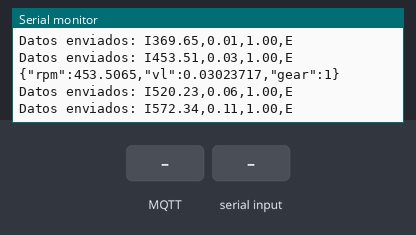
The program below on a simulated ESP8266 (NodeMCU). Shown: the last lines printed to the serial monitor. Inputs (shaded band) come from the test bench. WiFi joins after 1.5 s; servers stay silent unless stated; no MQTT or app messages arrive unless stated.

Above: at 2.7 s.
2.8 s: MQTT message "IE" arrives on the first subscribed topic
At 3.07 s:
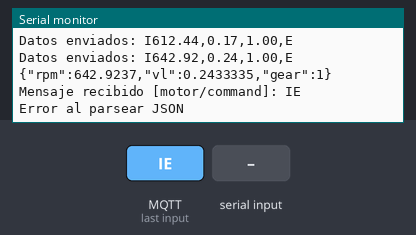
4.4 s: "<S3>E" received over the second serial link
At 4.58 s:
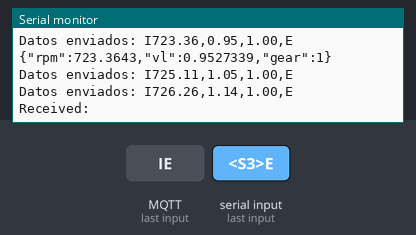
5.9 s: MQTT message "1" arrives on the first subscribed topic
At 6.1 s:
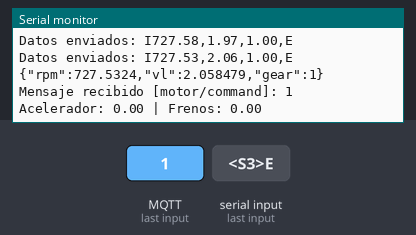
7.4 s: "I90,45,E" received over the second serial link
At 7.61 s:
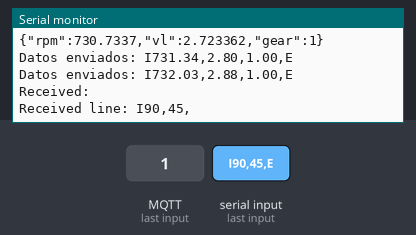
Timing chart, 0 to 9.9 s (numbered marks = the images above; inputs shaded):
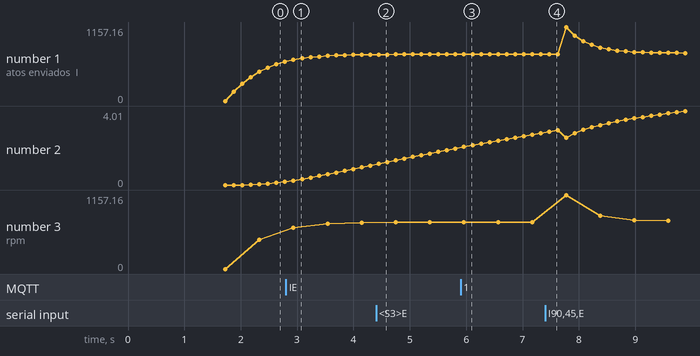

The program:

main.cpp
```cpp
#include <WiFi.h>
#include <PubSubClient.h>
#include <Arduino.h>
#include <ArduinoJson.h>

extern "C" {
#include "EngTrModel.h"
}

#define RXD2 16   // UART2 RX
#define TXD2 17   // UART2 TX

// --- Datos de tu red WiFi ---
// const char* ssid = "Bacalao con jamon";
// const char* password = "123456789";
const char* ssid = "DASC";
const char* password = "44034403";

// --- Datos del Broker Mosquitto en la Raspberry Pi ---

// const char* mqtt_server = "192.168.72.235";
const char* mqtt_server = "192.168.202.251";
const int mqtt_port = 1883; // Puerto estándar de MQTT
const char* mqtt_user = ""; // Si configuraste usuario en Mosquitto
const char* mqtt_password = ""; // Si configuraste contraseña en Mosquitto

// --- Tópico MQTT para publicar ---

const char* publish_topic = "motor/data";
const char* subscribe_topic = "motor/command";


// --- Model Engine ---
float Throttle = 5;
float BrakeTorque = 0;
bool callback_status = false;
float acc = 0;
float brake = 0;

WiFiClient espClient;
PubSubClient client(espClient);
long lastMsg = 0;
long msgInterval = 500; // Intervalo de envío en milisegundos (5 segundos)
long now = millis();

void setup_wifi() {
  delay(10);
  Serial.println();
  Serial.print("Conectando a ");
  Serial.println(ssid);

  WiFi.begin(ssid, password);

  while (WiFi.status() != WL_CONNECTED) {
    delay(500);
    Serial.print(".");
  }

  Serial.println("");
  Serial.println("WiFi conectado");
  Serial.println("Dirección IP: ");
  Serial.println(WiFi.localIP());

}
  void reconnect() {
  while (!client.connected()) {
    Serial.print("Intentando conectar a MQTT...");
    if (client.connect("ESP8266Client", mqtt_user, mqtt_password)) {
      Serial.println("conectado");
      // Puedes suscribirte a tópicos aquí si lo deseas
      client.subscribe("motor/command");
    } else {
      Serial.print("falló, rc=");
      Serial.print(client.state());
      Serial.println(" intentando de nuevo en 5 segundos");
      delay(5000);
    }
  }
}

// MQTT Callback
void callback(char* topic, byte* payload, unsigned int length) {
  Serial.print("Mensaje recibido [");
  Serial.print(topic);
  Serial.print("]: ");

  // Convert to string
  String jsonStr;
  for (unsigned int i = 0; i < length; i++) {
    jsonStr += (char)payload[i];
  }
  Serial.println(jsonStr);

  // Parse JSON
  StaticJsonDocument<200> doc;
  DeserializationError err = deserializeJson(doc, jsonStr);
  if (err) {
    Serial.println("Error al parsear JSON");
    return;
  }

  acc = doc["acceleration"];
  brake = doc["brake"];
  int callback_status_char = doc["callback_status"];
  if(callback_status_char == 1)
    callback_status = true;
  else callback_status = false;

  Serial.printf("Acelerador: %.2f | Frenos: %.2f\n", acc, brake);
}

void process_uart2_input(float &Throttle,float &BrakeTorque) {
  float Throttle_ = -1.0;
  int BrakeTorque_ = -1.0;

  // Read Serial
  if(Serial2.available())
  {
    String line = Serial2.readStringUntil('E');
    line.trim();
    Serial.print("Received: ");
    Serial.println();
    if(line.startsWith("I")) {
      // Scan received string
      if (sscanf(line.c_str(), "I%f,%d,", &Throttle_, &BrakeTorque_) == 2) {
        if(BrakeTorque_ > 0) BrakeTorque = 2000;
        else BrakeTorque = 0;
        Throttle = ((Throttle_ / 40.0f) * 400.0f) + 5;
        // Print received data
        Serial.print("Received line: ");
        Serial.println(line);
      }
    }
  }
}

void send_MQTT(float rpm_, float vl_, float gear_){
  now = millis();

  // MQTT
  if(now - lastMsg > msgInterval){
    StaticJsonDocument<200> jsonDocument;

    jsonDocument["rpm"] = rpm_;
    jsonDocument["vl"] = vl_;
    jsonDocument["gear"] = gear_;

    // Convertir el documento JSON a una cadena
    String jsonString;
    serializeJson(jsonDocument, jsonString);

    lastMsg = now;
    Serial.println(jsonString);
    client.publish("motor/data", jsonString.c_str());
  }
}

void process_uart2_output(float rpm, float vl, float gear){
  // Convert float to int
  int rpm_i = (int)(rpm*100);
  int vl_i = (int)(vl*100);
  int gear_i = (int)(gear);

  //Convet int(data) to string or char
  String rpm_c1 = String(rpm_i / 100);
  String rpm_c2 = String(rpm_i % 100);
  String vl_c1 = String(vl_i / 100);
  String vl_c2 = String(vl_i % 100);
  char gear_c = '0' + gear_i;

  // Send message to STM
  Serial2.write("I"); //Initial message
  for (int i = 0; i < rpm_c1.length(); i++) {
    Serial2.write(rpm_c1[i]);  // envía cada carácter individualmente
  }
  Serial2.write(","); // Its like a point (.)
  for (int i = 0; i < rpm_c2.length(); i++) {
    Serial2.write(rpm_c2[i]);  // envía cada carácter individualmente
  }
  Serial2.write(",");
  for (int i = 0; i < vl_c1.length(); i++) {
    Serial2.write(vl_c1[i]);  // envía cada carácter individualmente
  }
  Serial2.write(","); // Its like a point (.)
  for (int i = 0; i < vl_c2.length(); i++) {
    Serial2.write(vl_c2[i]);  // envía cada carácter individualmente
  }
  Serial2.write(",");
  Serial2.write(gear_c);
  Serial2.write(",");
  Serial2.write("E"); // End message

  // Send confirm to serial USB
  Serial.print("Datos enviados: ");
  Serial.print("I");
  Serial.print(rpm);
  Serial.print(",");
  Serial.print(vl);
  Serial.print(",");
  Serial.print(gear);
  Serial.print(",");
  Serial.println("E");
}

void setup() {
  // Serial initialize
  Serial.begin(115200);
  Serial2.begin(115200, SERIAL_8N1, RXD2, TXD2);
  delay(10);
  // Engine Model initialize
  EngTrModel_initialize();

  // Setup wifi and MQTT
  setup_wifi();
  client.setServer(mqtt_server, mqtt_port);
  client.setCallback(callback);

  Serial.println("ESP32 listo para recibir datos por UART");
}

void loop() {
  Throttle = 5;
  BrakeTorque = 0;

  //MQTT
  if (!client.connected()) {
   reconnect();
  }
  client.loop();

  process_uart2_input(Throttle, BrakeTorque);
  delay(150);

  if(callback_status){
    Throttle = acc;
    BrakeTorque = brake;
  }

   // Motor model process
  EngTrModel_U.Throttle = Throttle;
  EngTrModel_U.BrakeTorque = BrakeTorque;
  EngTrModel_step();

  float rpm = EngTrModel_Y.EngineSpeed;
  float vl = EngTrModel_Y.VehicleSpeed;
  float gear = EngTrModel_Y.Gear;

  process_uart2_output(rpm, vl, gear);

  send_MQTT(rpm, vl, gear);
}
```

EngTrModel.h
```cpp
/*
 * File: EngTrModel.h
 *
 * Code generated for Simulink model 'EngTrModel'.
 *
 * Model version                  : 1.259
 * Simulink Coder version         : 9.2 (R2019b) 18-Jul-2019
 * C/C++ source code generated on : Fri Nov 10 19:18:06 2023
 *
 * Target selection: ert.tlc
 * Embedded hardware selection: 32-bit Generic
 * Code generation objectives: Unspecified
 * Validation result: Not run
 */

#ifndef RTW_HEADER_EngTrModel_h_
#define RTW_HEADER_EngTrModel_h_
#include <math.h>
#ifndef EngTrModel_COMMON_INCLUDES_
# define EngTrModel_COMMON_INCLUDES_
#include "rtwtypes.h"
#endif                                 /* EngTrModel_COMMON_INCLUDES_ */

#include "EngTrModel_types.h"
#include "rtGetNaN.h"
#include "rt_nonfinite.h"
#include "rtGetInf.h"

/* Macros for accessing real-time model data structure */
#ifndef rtmGetErrorStatus
# define rtmGetErrorStatus(rtm)        ((rtm)->errorStatus)
#endif

#ifndef rtmSetErrorStatus
# define rtmSetErrorStatus(rtm, val)   ((rtm)->errorStatus = (val))
#endif

/* Block signals (default storage) */
typedef struct {
  real_T EngineRPM;                    /* '<S1>/Discrete-Time Integrator' */
  real_T VehicleSpeed;                 /* '<S4>/Unit Conversion' */
  real_T TransmissionRPM;              /* '<S4>/FinalDriveRatio2' */
  real_T ImpellerTorque;               /* '<S6>/Impeller' */
  real_T OutputTorque;                 /* '<S7>/Product' */
  real_T Gear;                         /* '<Root>/ShiftLogic' */
} B_EngTrModel_T;

/* Block states (default storage) for system '<Root>' */
typedef struct {
  real_T DiscreteTimeIntegrator_DSTATE;/* '<S1>/Discrete-Time Integrator' */
  real_T WheelSpeed_DSTATE;            /* '<S4>/WheelSpeed' */
  struct {
    void *LoggedData[3];
  } PlotResults_PWORK;                 /* '<Root>/PlotResults' */

  uint32_T temporalCounter_i1;         /* '<Root>/ShiftLogic' */
  uint8_T is_active_c1_EngTrModel;     /* '<Root>/ShiftLogic' */
  uint8_T is_gear_state;               /* '<Root>/ShiftLogic' */
  uint8_T is_active_gear_state;        /* '<Root>/ShiftLogic' */
  uint8_T is_selection_state;          /* '<Root>/ShiftLogic' */
  uint8_T is_active_selection_state;   /* '<Root>/ShiftLogic' */
} DW_EngTrModel_T;

/* Constant parameters (default storage) */
typedef struct {
  /* Expression: DOWN_TABLE
   * Referenced by: '<S5>/InterpDown'
   */
  real_T InterpDown_tableData[24];

  /* Expression: DOWN_TH_BP
   * Referenced by: '<S5>/InterpDown'
   */
  real_T InterpDown_bp01Data[6];

  /* Pooled Parameter (Mixed Expressions)
   * Referenced by:
   *   '<S7>/Table'
   *   '<S5>/InterpDown'
   *   '<S5>/InterpUp'
   */
  real_T pooled2[4];

  /* Expression: UP_TABLE
   * Referenced by: '<S5>/InterpUp'
   */
  real_T InterpUp_tableData[24];

  /* Expression: UP_TH_BP
   * Referenced by: '<S5>/InterpUp'
   */
  real_T InterpUp_bp01Data[6];

  /* Expression: EMAP
   * Referenced by: '<S1>/EngineTorque'
   */
  real_T EngineTorque_tableData[110];

  /* Expression: TH_VEC
   * Referenced by: '<S1>/EngineTorque'
   */
  real_T EngineTorque_bp01Data[10];

  /* Expression: NE_VEC
   * Referenced by: '<S1>/EngineTorque'
   */
  real_T EngineTorque_bp02Data[11];

  /* Expression: [2.393 1.450 1.000 0.677]
   * Referenced by: '<S7>/Table'
   */
  real_T Table_tableData[4];

  /* Expression: Kfactor
   * Referenced by: '<S6>/FactorK'
   */
  real_T FactorK_tableData[21];

  /* Pooled Parameter (Expression: speedratio)
   * Referenced by:
   *   '<S6>/FactorK'
   *   '<S6>/TorqueRatio'
   */
  real_T pooled5[21];

  /* Expression: Torkratio
   * Referenced by: '<S6>/TorqueRatio'
   */
  real_T TorqueRatio_tableData[21];

  /* Pooled Parameter (Expression: )
   * Referenced by:
   *   '<S5>/InterpDown'
   *   '<S5>/InterpUp'
   */
  uint32_T pooled6[2];

  /* Computed Parameter: EngineTorque_maxIndex
   * Referenced by: '<S1>/EngineTorque'
   */
  uint32_T EngineTorque_maxIndex[2];
} ConstP_EngTrModel_T;

/* External inputs (root inport signals with default storage) */
typedef struct {
  real_T Throttle;                     /* '<Root>/Throttle' */
  real_T BrakeTorque;                  /* '<Root>/Brake' */
} ExtU_EngTrModel_T;

/* External outputs (root outports fed by signals with default storage) */
typedef struct {
  real_T EngineSpeed;                  /* '<Root>/EngineSpeed' */
  real_T VehicleSpeed;                 /* '<Root>/VehicleSpeed' */
  real_T Gear;                         /* '<Root>/Gear' */
} ExtY_EngTrModel_T;

/* Real-time Model Data Structure */
struct tag_RTM_EngTrModel_T {
  const char_T * volatile errorStatus;
};

/* Block signals (default storage) */
extern B_EngTrModel_T EngTrModel_B;

/* Block states (default storage) */
extern DW_EngTrModel_T EngTrModel_DW;

/* External inputs (root inport signals with default storage) */
extern ExtU_EngTrModel_T EngTrModel_U;

/* External outputs (root outports fed by signals with default storage) */
extern ExtY_EngTrModel_T EngTrModel_Y;

/* Constant parameters (default storage) */
extern const ConstP_EngTrModel_T EngTrModel_ConstP;

/* Model entry point functions */
extern void EngTrModel_initialize(void);
extern void EngTrModel_step(void);
extern void EngTrModel_terminate(void);

/* Real-time Model object */
extern RT_MODEL_EngTrModel_T *const EngTrModel_M;

/*-
 * The generated code includes comments that allow you to trace directly
 * back to the appropriate location in the model.  The basic format
 * is <system>/block_name, where system is the system number (uniquely
 * assigned by Simulink) and block_name is the name of the block.
 *
 * Use the MATLAB hilite_system command to trace the generated code back
 * to the model.  For example,
 *
 * hilite_system('<S3>')    - opens system 3
 * hilite_system('<S3>/Kp') - opens and selects block Kp which resides in S3
 *
 * Here is the system hierarchy for this model
 *
 * '<Root>' : 'EngTrModel'
 * '<S1>'   : 'EngTrModel/Engine'
 * '<S2>'   : 'EngTrModel/ShiftLogic'
 * '<S3>'   : 'EngTrModel/Transmission'
 * '<S4>'   : 'EngTrModel/Vehicle'
 * '<S5>'   : 'EngTrModel/ShiftLogic/ComputeThreshold'
 * '<S6>'   : 'EngTrModel/Transmission/TorqueConverter'
 * '<S7>'   : 'EngTrModel/Transmission/TransmissionRatio'
 * '<S8>'   : 'EngTrModel/Vehicle/WheelSpeedToLinearSpeed'
 */
#endif                                 /* RTW_HEADER_EngTrModel_h_ */

/*
 * File trailer for generated code.
 *
 * [EOF]
 */
```

EngTrModel_types.h
```cpp
/*
 * File: EngTrModel_types.h
 *
 * Code generated for Simulink model 'EngTrModel'.
 *
 * Model version                  : 1.259
 * Simulink Coder version         : 9.2 (R2019b) 18-Jul-2019
 * C/C++ source code generated on : Fri Nov 10 19:18:06 2023
 *
 * Target selection: ert.tlc
 * Embedded hardware selection: 32-bit Generic
 * Code generation objectives: Unspecified
 * Validation result: Not run
 */

#ifndef RTW_HEADER_EngTrModel_types_h_
#define RTW_HEADER_EngTrModel_types_h_

/* Forward declaration for rtModel */
typedef struct tag_RTM_EngTrModel_T RT_MODEL_EngTrModel_T;

#endif                                 /* RTW_HEADER_EngTrModel_types_h_ */

/*
 * File trailer for generated code.
 *
 * [EOF]
 */
```

rtGetInf.h
```cpp
/*
 * File: rtGetInf.h
 *
 * Code generated for Simulink model 'EngTrModel'.
 *
 * Model version                  : 1.259
 * Simulink Coder version         : 9.2 (R2019b) 18-Jul-2019
 * C/C++ source code generated on : Fri Nov 10 19:18:06 2023
 *
 * Target selection: ert.tlc
 * Embedded hardware selection: 32-bit Generic
 * Code generation objectives: Unspecified
 * Validation result: Not run
 */

#ifndef RTW_HEADER_rtGetInf_h_
#define RTW_HEADER_rtGetInf_h_
#include <stddef.h>
#include "rtwtypes.h"
#include "rt_nonfinite.h"

extern real_T rtGetInf(void);
extern real32_T rtGetInfF(void);
extern real_T rtGetMinusInf(void);
extern real32_T rtGetMinusInfF(void);

#endif                                 /* RTW_HEADER_rtGetInf_h_ */

/*
 * File trailer for generated code.
 *
 * [EOF]
 */
```

rtGetNaN.h
```cpp
/*
 * File: rtGetNaN.h
 *
 * Code generated for Simulink model 'EngTrModel'.
 *
 * Model version                  : 1.259
 * Simulink Coder version         : 9.2 (R2019b) 18-Jul-2019
 * C/C++ source code generated on : Fri Nov 10 19:18:06 2023
 *
 * Target selection: ert.tlc
 * Embedded hardware selection: 32-bit Generic
 * Code generation objectives: Unspecified
 * Validation result: Not run
 */

#ifndef RTW_HEADER_rtGetNaN_h_
#define RTW_HEADER_rtGetNaN_h_
#include <stddef.h>
#include "rtwtypes.h"
#include "rt_nonfinite.h"

extern real_T rtGetNaN(void);
extern real32_T rtGetNaNF(void);

#endif                                 /* RTW_HEADER_rtGetNaN_h_ */

/*
 * File trailer for generated code.
 *
 * [EOF]
 */
```

rt_nonfinite.h
```cpp
/*
 * File: rt_nonfinite.h
 *
 * Code generated for Simulink model 'EngTrModel'.
 *
 * Model version                  : 1.259
 * Simulink Coder version         : 9.2 (R2019b) 18-Jul-2019
 * C/C++ source code generated on : Fri Nov 10 19:18:06 2023
 *
 * Target selection: ert.tlc
 * Embedded hardware selection: 32-bit Generic
 * Code generation objectives: Unspecified
 * Validation result: Not run
 */

#ifndef RTW_HEADER_rt_nonfinite_h_
#define RTW_HEADER_rt_nonfinite_h_
#include <stddef.h>
#include "rtwtypes.h"

extern real_T rtInf;
extern real_T rtMinusInf;
extern real_T rtNaN;
extern real32_T rtInfF;
extern real32_T rtMinusInfF;
extern real32_T rtNaNF;
extern void rt_InitInfAndNaN(size_t realSize);
extern boolean_T rtIsInf(real_T value);
extern boolean_T rtIsInfF(real32_T value);
extern boolean_T rtIsNaN(real_T value);
extern boolean_T rtIsNaNF(real32_T value);
typedef struct {
  struct {
    uint32_T wordH;
    uint32_T wordL;
  } words;
} BigEndianIEEEDouble;

typedef struct {
  struct {
    uint32_T wordL;
    uint32_T wordH;
  } words;
} LittleEndianIEEEDouble;

typedef struct {
  union {
    real32_T wordLreal;
    uint32_T wordLuint;
  } wordL;
} IEEESingle;

#endif                                 /* RTW_HEADER_rt_nonfinite_h_ */

/*
 * File trailer for generated code.
 *
 * [EOF]
 */
```

rtGetNaN.c
```cpp
/*
 * File: rtGetNaN.c
 *
 * Code generated for Simulink model 'EngTrModel'.
 *
 * Model version                  : 1.259
 * Simulink Coder version         : 9.2 (R2019b) 18-Jul-2019
 * C/C++ source code generated on : Fri Nov 10 19:18:06 2023
 *
 * Target selection: ert.tlc
 * Embedded hardware selection: 32-bit Generic
 * Code generation objectives: Unspecified
 * Validation result: Not run
 */

/*
 * Abstract:
 *      Function to initialize non-finite, NaN
 */
#include "rtGetNaN.h"
#define NumBitsPerChar                 8U

/*
 * Initialize rtNaN needed by the generated code.
 * NaN is initialized as non-signaling. Assumes IEEE.
 */
real_T rtGetNaN(void)
{
  size_t bitsPerReal = sizeof(real_T) * (NumBitsPerChar);
  real_T nan = 0.0;
  if (bitsPerReal == 32U) {
    nan = rtGetNaNF();
  } else {
    uint16_T one = 1U;
    enum {
      LittleEndian,
      BigEndian
    } machByteOrder = (*((uint8_T *) &one) == 1U) ? LittleEndian : BigEndian;
    switch (machByteOrder) {
     case LittleEndian:
      {
        union {
          LittleEndianIEEEDouble bitVal;
          real_T fltVal;
        } tmpVal;

        tmpVal.bitVal.words.wordH = 0xFFF80000U;
        tmpVal.bitVal.words.wordL = 0x00000000U;
        nan = tmpVal.fltVal;
        break;
      }

     case BigEndian:
      {
        union {
          BigEndianIEEEDouble bitVal;
          real_T fltVal;
        } tmpVal;

        tmpVal.bitVal.words.wordH = 0x7FFFFFFFU;
        tmpVal.bitVal.words.wordL = 0xFFFFFFFFU;
        nan = tmpVal.fltVal;
        break;
      }
    }
  }

  return nan;
}

/*
 * Initialize rtNaNF needed by the generated code.
 * NaN is initialized as non-signaling. Assumes IEEE.
 */
real32_T rtGetNaNF(void)
{
  IEEESingle nanF = { { 0 } };

  uint16_T one = 1U;
  enum {
    LittleEndian,
    BigEndian
  } machByteOrder = (*((uint8_T *) &one) == 1U) ? LittleEndian : BigEndian;
  switch (machByteOrder) {
   case LittleEndian:
    {
      nanF.wordL.wordLuint = 0xFFC00000U;
      break;
    }

   case BigEndian:
    {
      nanF.wordL.wordLuint = 0x7FFFFFFFU;
      break;
    }
  }

  return nanF.wordL.wordLreal;
}

/*
 * File trailer for generated code.
 *
 * [EOF]
 */
```

Source omitted: rtwtypes.h (4342 bytes), EngTrModel.c (15160 bytes), EngTrModel_data.c (4201 bytes), rtGetInf.c (3163 bytes), rt_nonfinite.c (3059 bytes), EngTrModel_private.h (962 bytes)

Measured:
- after the input at 2.8 s, the serial monitor: prints a new line after 0.14 s (image 1)
- after the input at 4.4 s, the serial monitor: prints a new line after 0.05 s (image 2)
- after the input at 5.9 s, the serial monitor: prints a new line after 0.06 s (image 3)
- after the input at 7.4 s, the serial monitor: prints a new line after 0.08 s (image 4)
- plotted number 1: 731.34 → 750.48 after the input at 7.4 s
- plotted number 2: 2.8 → 4.01 after the input at 7.4 s
- plotted number 3: 730.73 → 751.43 after the input at 7.4 s
